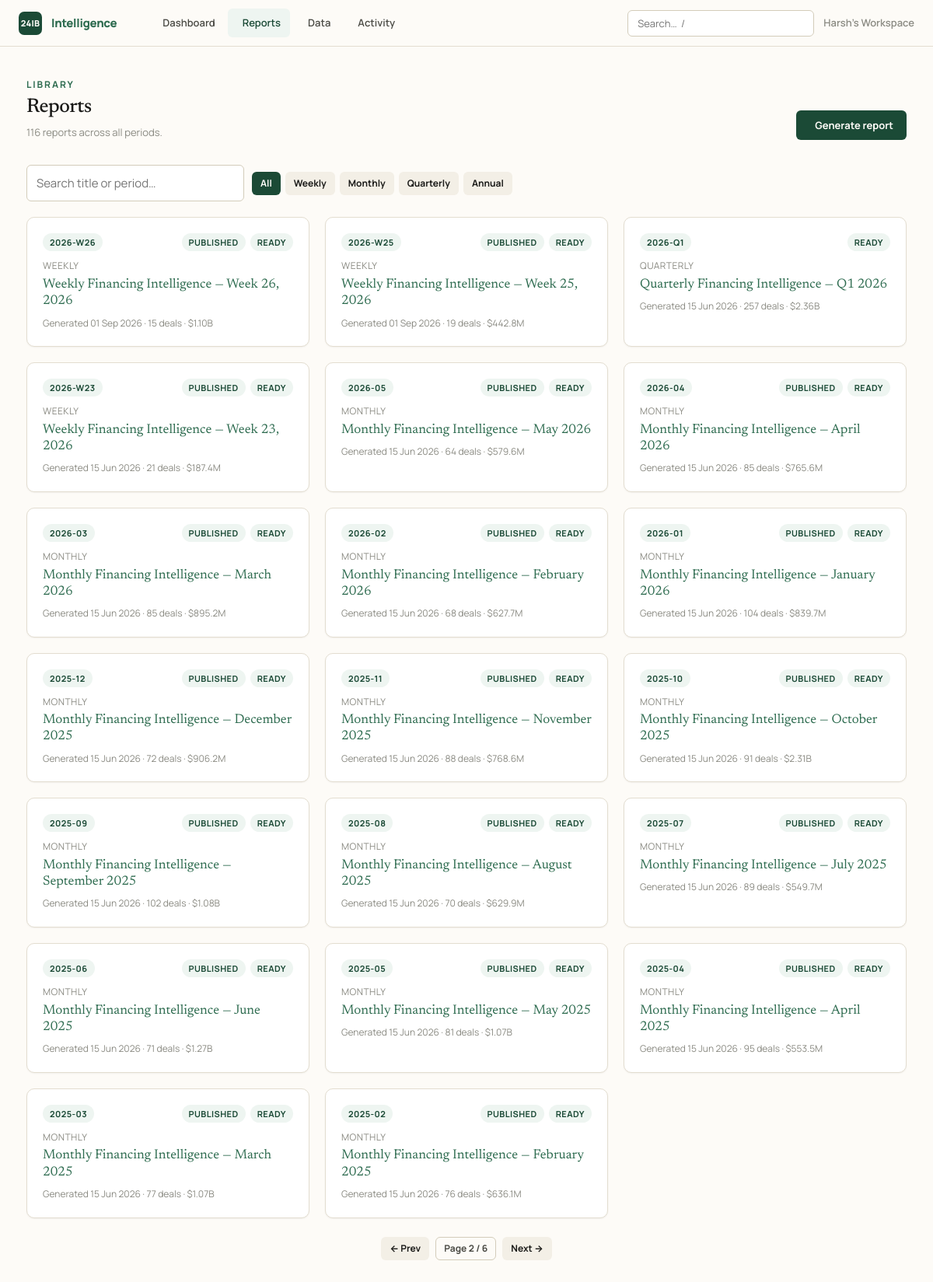
/reports/?q=&type=&page=2, run on the app's committed database.
### intelligence/models.py (models this page shows, shortened)
class Organization(db.Model):
    __tablename__ = "organizations"
    id: Mapped[int] = mapped_column(primary_key=True)
    name: Mapped[str] = mapped_column(String(160), nullable=False)
    slug: Mapped[str] = mapped_column(String(80), unique=True, nullable=False)
    created_at: Mapped[datetime] = mapped_column(DateTime, default=_utcnow)
    deals: Mapped[list["FundingDeal"]] = relationship(back_populates="organization", cascade="all, delete-orphan")
    reports: Mapped[list["Report"]] = relationship(back_populates="organization", cascade="all, delete-orphan")
    api_keys: Mapped[list["ApiKey"]] = relationship(back_populates="organization", cascade="all, delete-orphan")

class Report(db.Model):
    __tablename__ = "reports"
    id: Mapped[int] = mapped_column(primary_key=True)
    organization_id: Mapped[int] = mapped_column(ForeignKey("organizations.id"), nullable=False)
    period_type: Mapped[PeriodType] = mapped_column(Enum(PeriodType), nullable=False)
    period_key: Mapped[str] = mapped_column(String(40), nullable=False)  # e.g. 2026-W14, 2026-05, 2026-Q1, 2026
    title: Mapped[str] = mapped_column(String(240), default="")
    edition_no: Mapped[int | None] = mapped_column(Integer, nullable=True)
    status: Mapped[ReportStatus] = mapped_column(Enum(ReportStatus), default=ReportStatus.PENDING)
    payload_json: Mapped[str] = mapped_column(Text, default="{}")  # see `payload` property — the full computed report
    error: Mapped[str | None] = mapped_column(Text, nullable=True)  # set only when status == FAILED
    share_token: Mapped[str] = mapped_column(String(48), default=_token, unique=True, index=True)
    is_published: Mapped[bool] = mapped_column(Boolean, default=False)
    notes: Mapped[str] = mapped_column(Text, default="")  # free-form personal notes, not shown on the public page
    created_at: Mapped[datetime] = mapped_column(DateTime, default=_utcnow)
    generated_at: Mapped[datetime | None] = mapped_column(DateTime, nullable=True)  # set when status becomes READY
    organization: Mapped["Organization"] = relationship(back_populates="reports")
    @property
    def payload(self) -> dict:
        return json.loads(self.payload_json or "{}")
    @payload.setter
    def payload(self, data: dict) -> None:
        """Serialise ``data`` to JSON for storage.

        ``default=str`` lets ``date``/``datetime`` values inside the payload
        (produced by ``aggregate.build_payload``) serialise without callers
        having to hand-roll a JSON encoder for every report field.
        """
        self.payload_json = json.dumps(data, default=str)

### intelligence/reports/routes.py (the view)
@bp.route("/")
def index():
    org = require_org()
    q = (request.args.get("q") or "").strip()
    type_filter = request.args.get("type") or ""
    page = _clamp_int(request.args.get("page"), default=1, lo=1, hi=1_000_000)
    filters = [Report.organization_id == org.id]
    if type_filter in {pt.value for pt in PeriodType}:
        filters.append(Report.period_type == PeriodType(type_filter))
    if q:
        like = f"%{q}%"
        filters.append(or_(Report.title.ilike(like), Report.period_key.ilike(like)))
    total = db.session.scalar(select(func.count(Report.id)).where(*filters)) or 0
    pages = max(1, (total + _PER_PAGE - 1) // _PER_PAGE)
    page = min(page, pages)
    reports = db.session.scalars(
        select(Report).where(*filters).order_by(Report.created_at.desc())
        .limit(_PER_PAGE).offset((page - 1) * _PER_PAGE)
    ).all()
    all_total = db.session.scalar(
        select(func.count(Report.id)).where(Report.organization_id == org.id)
    ) or 0
    return render_template(
        "reports/index.html", reports=reports, total=total, all_total=all_total,
        page=page, pages=pages, q=q, type_filter=type_filter, active="reports",
    )

### intelligence/__init__.py (called while the page is built)
def _register_security_headers(app: Flask) -> None:
    @app.after_request
    def _set_headers(resp):  # noqa: WPS430
        resp.headers.setdefault("X-Content-Type-Options", "nosniff")
        resp.headers.setdefault("X-Frame-Options", "SAMEORIGIN")
        resp.headers.setdefault("Referrer-Policy", "strict-origin-when-cross-origin")
        resp.headers.setdefault("Content-Security-Policy", _CSP)
        if app.config.get("SESSION_COOKIE_SECURE"):
            resp.headers.setdefault(
                "Strict-Transport-Security", "max-age=31536000; includeSubDomains"
            )
        return resp

### intelligence/clock.py (called while the page is built)
def utcnow() -> datetime:
    return datetime.now(timezone.utc).replace(tzinfo=None)

### intelligence/reports/routes.py (called while the page is built)
def _clamp_int(raw, default: int, lo: int, hi: int) -> int:
    try:
        return max(lo, min(int(raw), hi))
    except (TypeError, ValueError):
        return default

### intelligence/tenancy.py (called while the page is built, shortened)
def ensure_workspace() -> Organization:
    org = db.session.query(Organization).first()
    if org is not None:
        return org

def require_org() -> Organization:
    if "workspace" not in g:
        g.workspace = ensure_workspace()
    return g.workspace

### intelligence/templates/reports/index.html (shortened to what this page needs)
{% extends "base.html" %}
{% block content %}
<div class="page-head">
  <div><div class="eyebrow">Library</div><h1 class="page-title">Reports</h1>
  <p class="page-sub">{{ all_total }} report{{ '' if all_total==1 else 's' }} across all periods.</p></div>
  <a class="btn btn-primary" href="{{ url_for('reports.new') }}"> Generate report</a>
</div>
{% if all_total == 0 %}
<div class="empty">
  <h3>No reports yet</h3>
  <p>Generate your first weekly, monthly, quarterly or annual intelligence report.</p>
  <a class="btn btn-primary" style="margin-top:16px" href="{{ url_for('reports.new') }}">Generate a report</a>
</div>
{% else %}
<form method="get" style="display:flex;gap:10px;flex-wrap:wrap;align-items:center;margin-bottom:var(--sp-5)">
  <input class="input" type="search" name="q" value="{{ q }}" placeholder="Search title or period…" style="max-width:280px">
  <div style="display:flex;gap:6px;flex-wrap:wrap">
    <a class="btn btn-sm {{ 'btn-primary' if not type_filter }}" href="{{ url_for('reports.index', q=q) }}">All</a>
    {% for pt in PeriodType %}
    <a class="btn btn-sm {{ 'btn-primary' if type_filter==pt.value }}" href="{{ url_for('reports.index', q=q, type=pt.value) }}">{{ pt.value|capitalize }}</a>
    {% endfor %}
  </div>
</form>
{% if reports %}
<div class="grid grid-3">
  {% for r in reports %}
  <a class="card card-hover" href="{{ url_for('reports.view', report_id=r.id) }}">
    <div style="display:flex;justify-content:space-between;align-items:start;margin-bottom:10px">
      <span class="badge badge-green">{{ r.period_key }}</span>
      <div style="display:flex;gap:6px">
        {% if r.period_type.value in ('weekly','monthly') %}
        <span class="badge badge-{{ 'green' if r.is_published else 'gray' }}">{{ 'published' if r.is_published else 'draft' }}</span>
        {% endif %}
        <span class="badge badge-{{ 'green' if r.status.value=='ready' else 'amber' }}">{{ r.status.value }}</span>
      </div>
    </div>
    <div class="muted" style="font-size:var(--text-xs);text-transform:uppercase;letter-spacing:0.04em;margin-bottom:4px">{{ r.period_type.value }}</div>
    <div style="font-family:var(--font-serif);font-size:var(--text-md);line-height:1.25">{{ r.title }}</div>
    <div class="muted" style="font-size:var(--text-xs);margin-top:8px">
      {% if r.generated_at %}Generated {{ r.generated_at.strftime('%d %b %Y') }}{% else %}Not generated{% endif %}
      {% if r.payload.stats %} · {{ r.payload.stats.total_deals }} deals · {{ r.payload.stats.total_capital_label }}{% endif %}
    </div>
  </a>
  {% endfor %}
</div>
{% if pages > 1 %}
<div style="display:flex;gap:8px;justify-content:center;margin-top:var(--sp-6)">
  {% if page > 1 %}<a class="btn btn-sm" href="{{ url_for('reports.index', q=q, type=type_filter, page=page-1) }}">← Prev</a>{% endif %}
  <span class="btn btn-sm btn-ghost">Page {{ page }} / {{ pages }}</span>
  {% if page < pages %}<a class="btn btn-sm" href="{{ url_for('reports.index', q=q, type=type_filter, page=page+1) }}">Next →</a>{% endif %}
</div>
{% endif %}
{% else %}
<div class="empty">
  <h3>No reports match</h3>
  <p>Try a different search or clear the filter.</p>
</div>
{% endif %}
{% endif %}
{% endblock %}

### intelligence/templates/base.html (shortened to what this page needs)
<!doctype html>
<html lang="en">
<head>
  <link rel="stylesheet" href="{{ url_for('static', filename='css/tokens.css') }}">
  <link rel="stylesheet" href="{{ url_for('static', filename='css/app.css') }}">
</head>
<body>
  <nav class="nav">
    <a href="{{ url_for('dashboard.home') }}" class="nav-brand">
      <span class="nav-mark" aria-hidden="true">24IB</span>
      <span>Intelligence</span>
    </a>
    <div class="nav-links">
      <a class="nav-link {{ 'active' if active=='dashboard' }}" href="{{ url_for('dashboard.home') }}">Dashboard</a>
      <a class="nav-link {{ 'active' if active=='reports' }}" href="{{ url_for('reports.index') }}">Reports</a>
      <a class="nav-link {{ 'active' if active=='data' }}" href="{{ url_for('data.index') }}">Data</a>
      <a class="nav-link {{ 'active' if active=='runs' }}" href="{{ url_for('dashboard.runs') }}">Activity</a>
    </div>
    <div class="nav-right">
      <form action="{{ url_for('explore.search') }}" method="get" role="search" class="nav-search">
        <input class="input" id="global-search" type="search" name="q"
               placeholder="Search…  /" title="Press / to focus">
      </form>
      <span class="nav-org">{{ current_org.name if current_org }}</span>
    </div>
  </nav>
  {% block body %}
  <main class="container" id="main">
    {% block content %}{% endblock %}
  </main>
  {% endblock %}
</body>
</html>

### intelligence/static/css/tokens.css (style rules this page uses)
:root { --cream: #fdfbf7; --sand: #f3efe6; --sand-2: #ece7da; --border: #e3ddd0; --border-strong: #d3ccba; --ink: #1a1a18; --slate: #4a4a44; --dust: #8a8a82; --ghost: #b8b8ae; --g900: #0a2418; --g800: #1b4a36; --g700: #2d6b4f; --g600: #3d8a67; --g400: #7ab896; --g200: #b8ddc9; --g50: #eef5f1; --b700: #1f4e79; --b500: #3b82c4; --b50: #eef5fd; --r700: #9b2c2c; --r500: #d64545; --r50: #fdf0f0; --a700: #92600a; --a500: #d99a16; --a50: #fef8ec; --font-serif: 'Newsreader', Georgia, 'Times New Roman', serif; --font-sans: 'Manrope', system-ui, -apple-system, sans-serif; --font-mono: 'JetBrains Mono', ui-monospace, 'SF Mono', monospace; --text-2xs: 0.6875rem; --text-xs: 0.75rem; --text-sm: 0.8125rem; --text-base:0.9375rem; --text-md: 1.0625rem; --text-lg: 1.25rem; --text-xl: 1.5rem; --text-2xl: 2rem; --text-3xl: 2.75rem; --track-tight: -0.02em; --track-normal: 0; --track-wide: 0.04em; --track-widest: 0.16em; --sp-1: 4px; --sp-2: 8px; --sp-3: 12px; --sp-4: 16px; --sp-5: 20px; --sp-6: 24px; --sp-8: 32px; --sp-10: 40px; --sp-12: 48px; --sp-16: 64px; --sp-24: 96px; --radius-sm: 6px; --radius: 10px; --radius-lg: 16px; --shadow-sm: 0 1px 2px rgba(26,26,24,0.05); --shadow: 0 4px 16px rgba(26,26,24,0.07); --shadow-lg: 0 12px 40px rgba(26,26,24,0.10); --ease-out: cubic-bezier(0.16, 1, 0.3, 1); --ease-spring: cubic-bezier(0.34, 1.56, 0.64, 1); --dur-fast: 120ms; --dur-base: 220ms; --nav-h: 60px; --max-content: 1180px; --max-article: 760px; }

### data on the page
Organization: name "Harsh's Workspace"
Report: period_key "2026-W26", is_published "PUBLISHED", status.value "READY", period_type.value "WEEKLY", title "Weekly Financing Intelligence — Week 26, 2026", generated_at "01 Sep 2026", payload.stats.total_deals "15", payload.stats.total_capital_label "$1.10B"
Report: period_key "2026-W25", is_published "PUBLISHED", status.value "READY", period_type.value "WEEKLY", title "Weekly Financing Intelligence — Week 25, 2026", generated_at "01 Sep 2026", payload.stats.total_deals "19", payload.stats.total_capital_label "$442.8M"
Report: period_key "2026-Q1", status.value "READY", period_type.value "QUARTERLY", title "Quarterly Financing Intelligence — Q1 2026", generated_at "15 Jun 2026", payload.stats.total_deals "257", payload.stats.total_capital_label "$2.36B"
Report: period_key "2026-W23", is_published "PUBLISHED", status.value "READY", period_type.value "WEEKLY", title "Weekly Financing Intelligence — Week 23, 2026", generated_at "15 Jun 2026", payload.stats.total_deals "21", payload.stats.total_capital_label "$187.4M"
Report: period_key "2026-05", is_published "PUBLISHED", status.value "READY", period_type.value "MONTHLY", title "Monthly Financing Intelligence — May 2026", generated_at "15 Jun 2026", payload.stats.total_deals "64", payload.stats.total_capital_label "$579.6M"
Report: period_key "2026-04", is_published "PUBLISHED", status.value "READY", period_type.value "MONTHLY", title "Monthly Financing Intelligence — April 2026", generated_at "15 Jun 2026", payload.stats.total_deals "85", payload.stats.total_capital_label "$765.6M"
Report: period_key "2026-03", is_published "PUBLISHED", status.value "READY", period_type.value "MONTHLY", title "Monthly Financing Intelligence — March 2026", generated_at "15 Jun 2026", payload.stats.total_deals "85", payload.stats.total_capital_label "$895.2M"
Report: period_key "2026-02", is_published "PUBLISHED", status.value "READY", period_type.value "MONTHLY", title "Monthly Financing Intelligence — February 2026", generated_at "15 Jun 2026", payload.stats.total_deals "68", payload.stats.total_capital_label "$627.7M"
Report: period_key "2026-01", is_published "PUBLISHED", status.value "READY", period_type.value "MONTHLY", title "Monthly Financing Intelligence — January 2026", generated_at "15 Jun 2026", payload.stats.total_deals "104", payload.stats.total_capital_label "$839.7M"
Report: period_key "2025-12", is_published "PUBLISHED", status.value "READY", period_type.value "MONTHLY", title "Monthly Financing Intelligence — December 2025", generated_at "15 Jun 2026", payload.stats.total_deals "72", payload.stats.total_capital_label "$906.2M"
Report: period_key "2025-11", is_published "PUBLISHED", status.value "READY", period_type.value "MONTHLY", title "Monthly Financing Intelligence — November 2025", generated_at "15 Jun 2026", payload.stats.total_deals "88", payload.stats.total_capital_label "$768.6M"
Report: period_key "2025-10", is_published "PUBLISHED", status.value "READY", period_type.value "MONTHLY", title "Monthly Financing Intelligence — October 2025", generated_at "15 Jun 2026", payload.stats.total_deals "91", payload.stats.total_capital_label "$2.31B"
Report: period_key "2025-09", is_published "PUBLISHED", status.value "READY", period_type.value "MONTHLY", title "Monthly Financing Intelligence — September 2025", generated_at "15 Jun 2026", payload.stats.total_deals "102", payload.stats.total_capital_label "$1.08B"
Report: period_key "2025-08", is_published "PUBLISHED", status.value "READY", period_type.value "MONTHLY", title "Monthly Financing Intelligence — August 2025", generated_at "15 Jun 2026", payload.stats.total_deals "70", payload.stats.total_capital_label "$629.9M"
Report: period_key "2025-07", is_published "PUBLISHED", status.value "READY", period_type.value "MONTHLY", title "Monthly Financing Intelligence — July 2025", generated_at "15 Jun 2026", payload.stats.total_deals "89", payload.stats.total_capital_label "$549.7M"
Report: period_key "2025-06", is_published "PUBLISHED", status.value "READY", period_type.value "MONTHLY", title "Monthly Financing Intelligence — June 2025", generated_at "15 Jun 2026", payload.stats.total_deals "71", payload.stats.total_capital_label "$1.27B"
Report: period_key "2025-05", is_published "PUBLISHED", status.value "READY", period_type.value "MONTHLY", title "Monthly Financing Intelligence — May 2025", generated_at "15 Jun 2026", payload.stats.total_deals "81", payload.stats.total_capital_label "$1.07B"
Report: period_key "2025-04", is_published "PUBLISHED", status.value "READY", period_type.value "MONTHLY", title "Monthly Financing Intelligence — April 2025", generated_at "15 Jun 2026", payload.stats.total_deals "95", payload.stats.total_capital_label "$553.5M"
Report: period_key "2025-03", is_published "PUBLISHED", status.value "READY", period_type.value "MONTHLY", title "Monthly Financing Intelligence — March 2025", generated_at "15 Jun 2026", payload.stats.total_deals "77", payload.stats.total_capital_label "$1.07B"
Report: period_key "2025-02", is_published "PUBLISHED", status.value "READY", period_type.value "MONTHLY", title "Monthly Financing Intelligence — February 2025", generated_at "15 Jun 2026", payload.stats.total_deals "76", payload.stats.total_capital_label "$636.1M"

### other printed values
{{ all_total }} "116"
{{ '' if all_total==1 else 's' }} "s"
{{ pt.value|capitalize }} "Weekly" "Monthly" "Quarterly" "Annual"
{{ page }} "2"
{{ pages }} "6"
